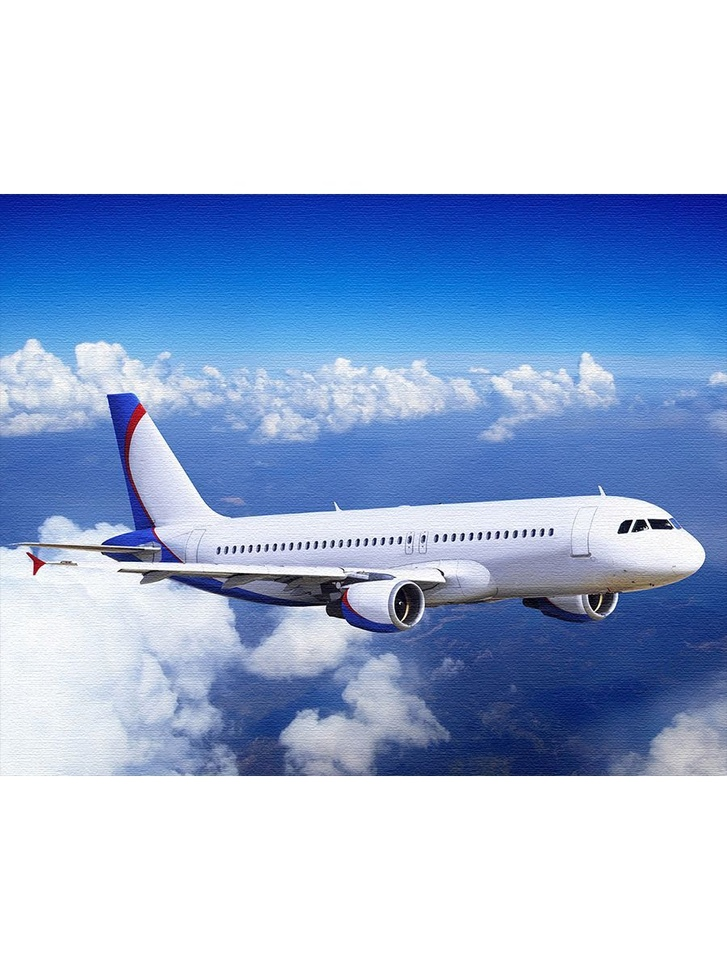
#> input picture Machine learning with Python Cookbook 2nd edition/8 work to images/images/plane.jpg, 727 x 970 px, shrunk from 900 x 1200 before the run
$ python '8.7 Enhancement contrast.py'
#> lines starting #> are read from the running program, lines starting #| are printed output that depends on the picture
# Загрузить библиотеку
import cv2
import numpy as np
from matplotlib import pyplot as plt

# Загрузить изображение в оттенках серого
# image = cv2.imread("images/plane.jpg", cv2.IMREAD_GRAYSCALE)

# Загрузить изображение
image_bgr = cv2.imread("images/plane.jpg")
#> image_bgr is the input picture: shape (970, 727, 3); mean B, G, R 217, 184.5, 164.6

# Уведичить контраст изображения
# image_enhanced = cv2.equalizeHist(image)

# Конвентировать в YUV
image_yuv = cv2.cvtColor(image_bgr, cv2.COLOR_BGR2YUV)
#> image_yuv: shape (970, 727, 3); mean of channels 0, 1, 2 182.2, 145.1, 112.5

# Выполнить выравнивание гистограммы
image_yuv[:, :, 0] = cv2.equalizeHist(image_yuv[:, :, 0])
#> image_yuv: shape (970, 727, 3); mean of channels 0, 1, 2 147.7, 145.1, 112.5

# Конвентировать в RGB
image_rgb = cv2.cvtColor(image_yuv, cv2.COLOR_YUV2RGB)
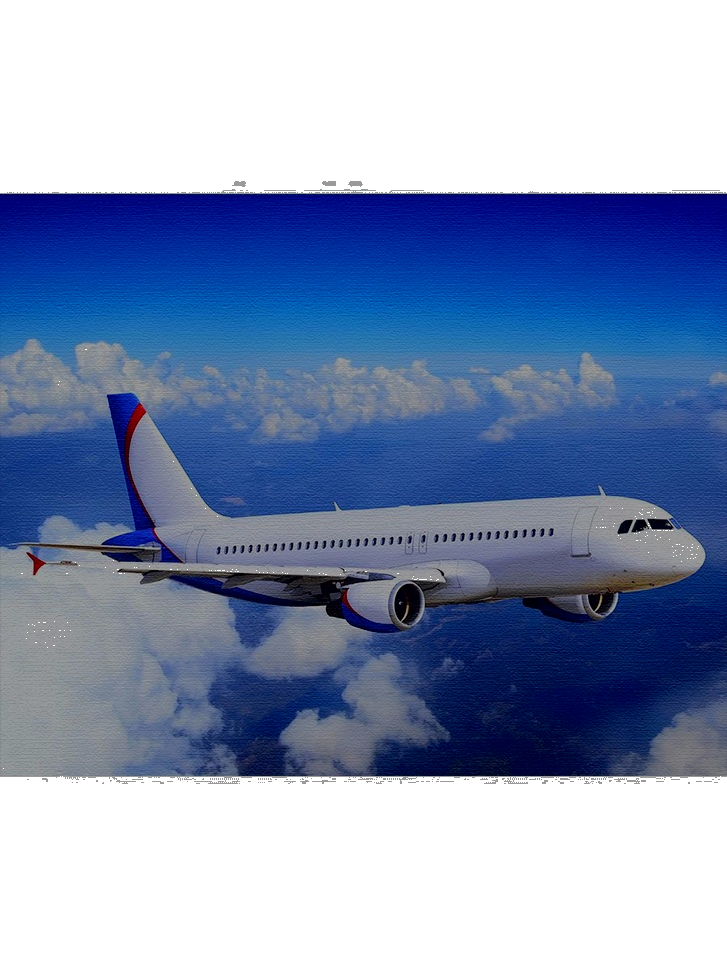
#> image_rgb: shape (970, 727, 3); mean R, G, B 133.5, 150, 182.5

# Вывести изображение
plt.imshow(image_rgb)
plt.axis("off")
plt.show()

# Сохранить изображение
# cv2.imwrite("images/plane_enhanced.jpg", image_enhanced)

# Сохранить изображение
cv2.imwrite("images/plane_enhanced_yuv.jpg", image_rgb)
